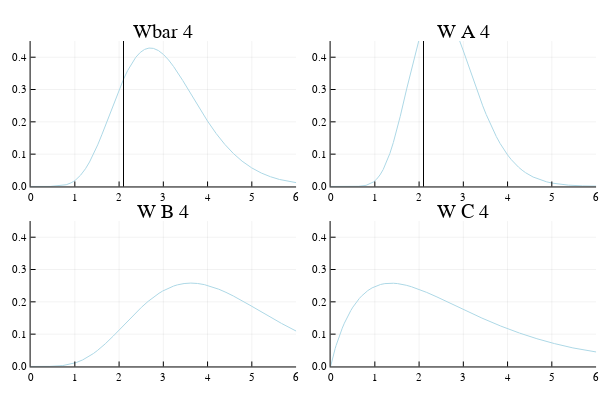

The code cell stored with this chart in its notebook:
### Code cell
plot(plts[5, 1:4]..., legend=false)

### Figure 1 — Plotly figure (JSON) as saved in the notebook; plotly's stock layout.template omitted (floating-point values rounded to 4 significant figures)
{"data": [{"colorbar": {"title": ""}, "legendgroup": "y1", "line": {"color": "rgba(173, 216, 230, 1.000)", "dash": "solid", "shape": "linear", "width": 1}, "mode": "lines", "name": "y1", "showlegend": true, "type": "scatter", "x": [0, 0.03924, 0.07848, 0.4413, 0.8042, 0.8587, 0.9132, 0.9677, 1.022, 1.131, 1.24, 1.332, 1.425, 1.517, 1.609, 1.809, 2.01, 2.102, 2.194, 2.286, 2.379, 2.478, 2.577, 2.676, 2.775, 2.889, 3.004, 3.119, 3.233, 3.437, 3.641, 3.82, 3.998, 4.193, 4.388, 4.584, 4.78, 4.997, 5.214, 5.42, 5.626, 6.055, 6.416, 6.856, 7.271, 7.934, 8.036], "xaxis": "x1", "y": [0, 2.981e-13, 1.034e-10, 9.463e-05, 0.005249, 0.007766, 0.0111, 0.01538, 0.02073, 0.03508, 0.05479, 0.07579, 0.1006, 0.1287, 0.1596, 0.2319, 0.3028, 0.3324, 0.3589, 0.3815, 0.4, 0.4147, 0.4241, 0.4283, 0.4274, 0.4205, 0.4082, 0.3914, 0.3708, 0.3282, 0.2818, 0.2411, 0.2024, 0.164, 0.1305, 0.1019, 0.07829, 0.05754, 0.04161, 0.03015, 0.02158, 0.01037, 0.005415, 0.00236, 0.001046, 0.0002685, 0.0002166], "yaxis": "y1", "zmax": null, "zmin": null}, {"colorbar": {"title": ""}, "legendgroup": "y2", "line": {"color": "rgba(0, 0, 0, 1.000)", "dash": "solid", "shape": "linear", "width": 1}, "mode": "lines", "name": "y2", "showlegend": true, "type": "scatter", "x": [2.1, 2.1], "xaxis": "x1", "y": [-45, 45.45], "yaxis": "y1", "zmax": null, "zmin": null}, {"colorbar": {"title": ""}, "legendgroup": "y1", "line": {"color": "rgba(173, 216, 230, 1.000)", "dash": "solid", "shape": "linear", "width": 1}, "mode": "lines", "name": "y1", "showlegend": true, "type": "scatter", "x": [0, 0.03075, 0.0615, 0.3458, 0.6302, 0.8011, 0.9719, 1.044, 1.116, 1.189, 1.261, 1.339, 1.418, 1.496, 1.575, 1.719, 1.864, 1.942, 2.019, 2.097, 2.174, 2.219, 2.264, 2.309, 2.354, 2.399, 2.444, 2.489, 2.534, 2.614, 2.694, 2.773, 2.853, 2.993, 3.133, 3.286, 3.439, 3.516, 3.592, 3.669, 3.746, 3.831, 3.916, 4.001, 4.086, 4.166, 4.247, 4.328, 4.409, 4.577, 4.745, 4.886, 5.028, 5.373, 5.698, 6.218, 6.298], "xaxis": "x2", "y": [0, 4.143e-18, 1.165e-14, 1.676e-06, 0.0004685, 0.003384, 0.01419, 0.02313, 0.03566, 0.05235, 0.0736, 0.102, 0.1359, 0.1746, 0.2173, 0.302, 0.3862, 0.4278, 0.4651, 0.497, 0.5226, 0.5344, 0.5439, 0.551, 0.5557, 0.5581, 0.5582, 0.5561, 0.5519, 0.5396, 0.5219, 0.4996, 0.4737, 0.4222, 0.3667, 0.3063, 0.2494, 0.223, 0.1982, 0.1753, 0.1542, 0.1331, 0.1142, 0.09746, 0.08273, 0.07046, 0.05974, 0.05045, 0.04242, 0.02922, 0.01982, 0.01413, 0.009976, 0.004106, 0.001705, 0.0003861, 0.0003049], "yaxis": "y2", "zmax": null, "zmin": null}, {"colorbar": {"title": ""}, "legendgroup": "y2", "line": {"color": "rgba(0, 0, 0, 1.000)", "dash": "solid", "shape": "linear", "width": 1}, "mode": "lines", "name": "y2", "showlegend": true, "type": "scatter", "x": [2.1, 2.1], "xaxis": "x2", "y": [-45, 45.45], "yaxis": "y2", "zmax": null, "zmin": null}, {"colorbar": {"title": ""}, "legendgroup": "y1", "line": {"color": "rgba(173, 216, 230, 1.000)", "dash": "solid", "shape": "linear", "width": 1}, "mode": "lines", "name": "y1", "showlegend": true, "type": "scatter", "x": [0, 0.03238, 0.06477, 0.09715, 0.1295, 0.429, 0.7284, 0.8782, 1.028, 1.178, 1.327, 1.417, 1.507, 1.597, 1.687, 1.867, 2.047, 2.199, 2.351, 2.504, 2.656, 2.738, 2.821, 2.904, 2.986, 3.069, 3.152, 3.234, 3.317, 3.469, 3.622, 3.774, 3.926, 4.09, 4.253, 4.416, 4.58, 4.958, 5.337, 5.673, 6.01, 6.305, 6.6, 6.921, 7.243, 7.566, 7.89, 8.248, 8.605, 8.946, 9.286, 9.994, 10.59, 11.32, 12.0, 13.1, 13.26], "xaxis": "x3", "y": [0, 1.777e-10, 8.545e-09, 8.063e-08, 3.906e-07, 0.0002149, 0.002697, 0.00615, 0.01187, 0.02028, 0.03161, 0.03981, 0.04902, 0.05914, 0.07008, 0.0939, 0.1194, 0.1412, 0.1626, 0.1829, 0.2014, 0.2105, 0.2189, 0.2266, 0.2335, 0.2395, 0.2447, 0.249, 0.2524, 0.2566, 0.258, 0.2568, 0.2533, 0.2472, 0.2391, 0.2293, 0.2182, 0.1894, 0.1591, 0.133, 0.109, 0.09017, 0.0737, 0.05839, 0.0457, 0.03532, 0.02701, 0.01986, 0.01445, 0.01058, 0.00768, 0.003855, 0.00211, 0.0009873, 0.0004732, 0.0001403, 0.0001159], "yaxis": "y3", "zmax": null, "zmin": null}, {"colorbar": {"title": ""}, "legendgroup": "y1", "line": {"color": "rgba(173, 216, 230, 1.000)", "dash": "solid", "shape": "linear", "width": 1}, "mode": "lines", "name": "y1", "showlegend": true, "type": "scatter", "x": [0, 0.02085, 0.0417, 0.06255, 0.08341, 0.1043, 0.1251, 0.146, 0.1668, 0.215, 0.2632, 0.3114, 0.3596, 0.4078, 0.456, 0.5042, 0.5524, 0.6006, 0.6488, 0.697, 0.7452, 0.8416, 0.938, 1.034, 1.131, 1.227, 1.324, 1.42, 1.516, 1.613, 1.709, 1.825, 1.941, 2.057, 2.173, 2.404, 2.636, 3.028, 3.42, 3.846, 4.271, 4.664, 5.056, 5.477, 5.898, 6.385, 6.872, 7.306, 7.739, 8.119, 8.499, 9.327, 10.16, 11.08, 11.96, 12.87, 13.64, 14.57, 15.45, 16.86, 17.08], "xaxis": "x4", "y": [0, 0.01335, 0.02501, 0.0359, 0.04619, 0.056, 0.06536, 0.07433, 0.08294, 0.1015, 0.1185, 0.134, 0.1482, 0.1612, 0.173, 0.1837, 0.1935, 0.2024, 0.2104, 0.2176, 0.224, 0.2349, 0.2432, 0.2494, 0.2537, 0.2564, 0.2576, 0.2575, 0.2563, 0.2542, 0.2513, 0.2468, 0.2416, 0.2356, 0.2291, 0.2151, 0.2002, 0.1745, 0.1497, 0.125, 0.1032, 0.08582, 0.07088, 0.05737, 0.04619, 0.03572, 0.02748, 0.02167, 0.01704, 0.01377, 0.0111, 0.0069, 0.004244, 0.002462, 0.001458, 0.0008412, 0.0005275, 0.0002972, 0.0001727, 7.194e-05, 6.283e-05], "yaxis": "y4", "zmax": null, "zmin": null}], "layout": {"annotations": [{"font": {"color": "rgba(0, 0, 0, 1.000)", "family": "sans-serif", "size": 20}, "rotation": 0, "showarrow": false, "text": "Wbar 4", "x": 0.2722, "xanchor": "center", "xref": "paper", "y": 1, "yanchor": "top", "yref": "paper"}, {"font": {"color": "rgba(0, 0, 0, 1.000)", "family": "sans-serif", "size": 20}, "rotation": 0, "showarrow": false, "text": "W A 4", "x": 0.7722, "xanchor": "center", "xref": "paper", "y": 1, "yanchor": "top", "yref": "paper"}, {"font": {"color": "rgba(0, 0, 0, 1.000)", "family": "sans-serif", "size": 20}, "rotation": 0, "showarrow": false, "text": "W B 4", "x": 0.2722, "xanchor": "center", "xref": "paper", "y": 0.5, "yanchor": "top", "yref": "paper"}, {"font": {"color": "rgba(0, 0, 0, 1.000)", "family": "sans-serif", "size": 20}, "rotation": 0, "showarrow": false, "text": "W C 4", "x": 0.7722, "xanchor": "center", "xref": "paper", "y": 0.5, "yanchor": "top", "yref": "paper"}], "height": 400, "margin": {"b": 20, "l": 0, "r": 0, "t": 20}, "paper_bgcolor": "rgba(255, 255, 255, 1.000)", "plot_bgcolor": "rgba(255, 255, 255, 1.000)", "showlegend": false, "width": 600, "xaxis1": {"anchor": "y1", "domain": [0.05101, 0.4934], "gridcolor": "rgba(0, 0, 0, 0.100)", "gridwidth": 0.5, "linecolor": "rgba(0, 0, 0, 1.000)", "mirror": false, "range": [0, 6], "showgrid": true, "showline": true, "showticklabels": true, "tickangle": 0, "tickcolor": "rgb(0, 0, 0)", "tickfont": {"color": "rgba(0, 0, 0, 1.000)", "family": "sans-serif", "size": 11}, "tickmode": "array", "ticks": "inside", "ticktext": ["0", "1", "2", "3", "4", "5", "6"], "tickvals": [0, 1, 2, 3, 4, 5, 6], "title": "", "titlefont": {"color": "rgba(0, 0, 0, 1.000)", "family": "sans-serif", "size": 15}, "type": "-", "visible": true, "zeroline": false, "zerolinecolor": "rgba(0, 0, 0, 1.000)"}, "xaxis2": {"anchor": "y2", "domain": [0.551, 0.9934], "gridcolor": "rgba(0, 0, 0, 0.100)", "gridwidth": 0.5, "linecolor": "rgba(0, 0, 0, 1.000)", "mirror": false, "range": [0, 6], "showgrid": true, "showline": true, "showticklabels": true, "tickangle": 0, "tickcolor": "rgb(0, 0, 0)", "tickfont": {"color": "rgba(0, 0, 0, 1.000)", "family": "sans-serif", "size": 11}, "tickmode": "array", "ticks": "inside", "ticktext": ["0", "1", "2", "3", "4", "5", "6"], "tickvals": [0, 1, 2, 3, 4, 5, 6], "title": "", "titlefont": {"color": "rgba(0, 0, 0, 1.000)", "family": "sans-serif", "size": 15}, "type": "-", "visible": true, "zeroline": false, "zerolinecolor": "rgba(0, 0, 0, 1.000)"}, "xaxis3": {"anchor": "y3", "domain": [0.05101, 0.4934], "gridcolor": "rgba(0, 0, 0, 0.100)", "gridwidth": 0.5, "linecolor": "rgba(0, 0, 0, 1.000)", "mirror": false, "range": [0, 6], "showgrid": true, "showline": true, "showticklabels": true, "tickangle": 0, "tickcolor": "rgb(0, 0, 0)", "tickfont": {"color": "rgba(0, 0, 0, 1.000)", "family": "sans-serif", "size": 11}, "tickmode": "array", "ticks": "inside", "ticktext": ["0", "1", "2", "3", "4", "5", "6"], "tickvals": [0, 1, 2, 3, 4, 5, 6], "title": "", "titlefont": {"color": "rgba(0, 0, 0, 1.000)", "family": "sans-serif", "size": 15}, "type": "-", "visible": true, "zeroline": false, "zerolinecolor": "rgba(0, 0, 0, 1.000)"}, "xaxis4": {"anchor": "y4", "domain": [0.551, 0.9934], "gridcolor": "rgba(0, 0, 0, 0.100)", "gridwidth": 0.5, "linecolor": "rgba(0, 0, 0, 1.000)", "mirror": false, "range": [0, 6], "showgrid": true, "showline": true, "showticklabels": true, "tickangle": 0, "tickcolor": "rgb(0, 0, 0)", "tickfont": {"color": "rgba(0, 0, 0, 1.000)", "family": "sans-serif", "size": 11}, "tickmode": "array", "ticks": "inside", "ticktext": ["0", "1", "2", "3", "4", "5", "6"], "tickvals": [0, 1, 2, 3, 4, 5, 6], "title": "", "titlefont": {"color": "rgba(0, 0, 0, 1.000)", "family": "sans-serif", "size": 15}, "type": "-", "visible": true, "zeroline": false, "zerolinecolor": "rgba(0, 0, 0, 1.000)"}, "yaxis1": {"anchor": "x1", "domain": [0.5376, 0.9415], "gridcolor": "rgba(0, 0, 0, 0.100)", "gridwidth": 0.5, "linecolor": "rgba(0, 0, 0, 1.000)", "mirror": false, "range": [0, 0.45], "showgrid": true, "showline": true, "showticklabels": true, "tickangle": 0, "tickcolor": "rgb(0, 0, 0)", "tickfont": {"color": "rgba(0, 0, 0, 1.000)", "family": "sans-serif", "size": 11}, "tickmode": "array", "ticks": "inside", "ticktext": ["0.0", "0.1", "0.2", "0.3", "0.4"], "tickvals": [0, 0.1, 0.2, 0.3, 0.4], "title": "", "titlefont": {"color": "rgba(0, 0, 0, 1.000)", "family": "sans-serif", "size": 15}, "type": "-", "visible": true, "zeroline": false, "zerolinecolor": "rgba(0, 0, 0, 1.000)"}, "yaxis2": {"anchor": "x2", "domain": [0.5376, 0.9415], "gridcolor": "rgba(0, 0, 0, 0.100)", "gridwidth": 0.5, "linecolor": "rgba(0, 0, 0, 1.000)", "mirror": false, "range": [0, 0.45], "showgrid": true, "showline": true, "showticklabels": true, "tickangle": 0, "tickcolor": "rgb(0, 0, 0)", "tickfont": {"color": "rgba(0, 0, 0, 1.000)", "family": "sans-serif", "size": 11}, "tickmode": "array", "ticks": "inside", "ticktext": ["0.0", "0.1", "0.2", "0.3", "0.4"], "tickvals": [0, 0.1, 0.2, 0.3, 0.4], "title": "", "titlefont": {"color": "rgba(0, 0, 0, 1.000)", "family": "sans-serif", "size": 15}, "type": "-", "visible": true, "zeroline": false, "zerolinecolor": "rgba(0, 0, 0, 1.000)"}, "yaxis3": {"anchor": "x3", "domain": [0.03762, 0.4415], "gridcolor": "rgba(0, 0, 0, 0.100)", "gridwidth": 0.5, "linecolor": "rgba(0, 0, 0, 1.000)", "mirror": false, "range": [0, 0.45], "showgrid": true, "showline": true, "showticklabels": true, "tickangle": 0, "tickcolor": "rgb(0, 0, 0)", "tickfont": {"color": "rgba(0, 0, 0, 1.000)", "family": "sans-serif", "size": 11}, "tickmode": "array", "ticks": "inside", "ticktext": ["0.0", "0.1", "0.2", "0.3", "0.4"], "tickvals": [0, 0.1, 0.2, 0.3, 0.4], "title": "", "titlefont": {"color": "rgba(0, 0, 0, 1.000)", "family": "sans-serif", "size": 15}, "type": "-", "visible": true, "zeroline": false, "zerolinecolor": "rgba(0, 0, 0, 1.000)"}, "yaxis4": {"anchor": "x4", "domain": [0.03762, 0.4415], "gridcolor": "rgba(0, 0, 0, 0.100)", "gridwidth": 0.5, "linecolor": "rgba(0, 0, 0, 1.000)", "mirror": false, "range": [0, 0.45], "showgrid": true, "showline": true, "showticklabels": true, "tickangle": 0, "tickcolor": "rgb(0, 0, 0)", "tickfont": {"color": "rgba(0, 0, 0, 1.000)", "family": "sans-serif", "size": 11}, "tickmode": "array", "ticks": "inside", "ticktext": ["0.0", "0.1", "0.2", "0.3", "0.4"], "tickvals": [0, 0.1, 0.2, 0.3, 0.4], "title": "", "titlefont": {"color": "rgba(0, 0, 0, 1.000)", "family": "sans-serif", "size": 15}, "type": "-", "visible": true, "zeroline": false, "zerolinecolor": "rgba(0, 0, 0, 1.000)"}}}
